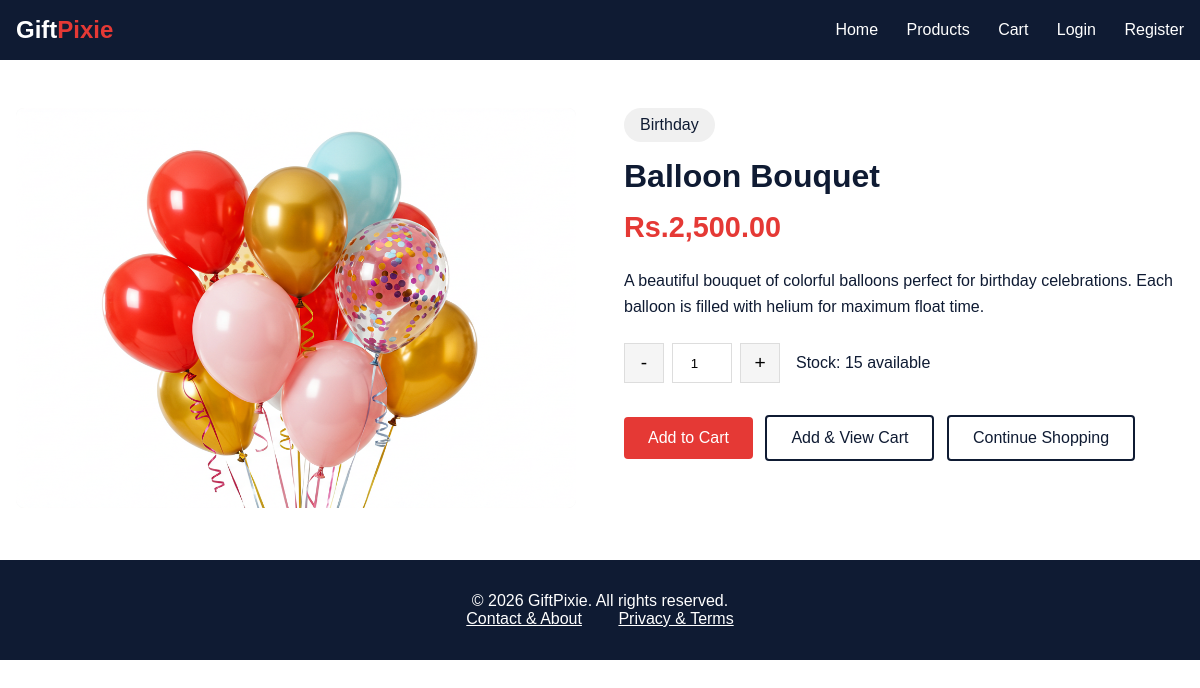
The page /product.php on the database its author committed.
### tables this page shows
CREATE TABLE `products` (
  `id` int(11) NOT NULL,
  `name` varchar(100) NOT NULL,
  `description` text DEFAULT NULL,
  `price` decimal(10,2) NOT NULL,
  `category_id` int(11) DEFAULT NULL,
  `image` varchar(255) DEFAULT 'placeholder.jpg',
  `stock_quantity` int(11) DEFAULT 10,
  `created_at` timestamp NOT NULL DEFAULT current_timestamp()
);

CREATE TABLE `categories` (
  `id` int(11) NOT NULL,
  `name` varchar(50) NOT NULL,
  `description` text DEFAULT NULL
);

### product.php (the view, shortened to what this page needs)
<?php
require_once 'db.php';
$product_id = isset($_GET['id']) ? intval($_GET['id']) : 1;
$product_query = "SELECT p.*, c.name as category_name
                  FROM products p
                  LEFT JOIN categories c ON p.category_id = c.id
                  WHERE p.id = ?";
$stmt = mysqli_prepare($conn, $product_query);
mysqli_stmt_bind_param($stmt, "i", $product_id);
mysqli_stmt_execute($stmt);
$result = mysqli_stmt_get_result($stmt);
$product = mysqli_fetch_assoc($result);
?>
<!DOCTYPE html>
<html lang="en">
<head>
</head>
<body>
    <header class="header">
        <a href="index.php" class="logo">Gift<span>Pixie</span></a>
        <nav class="nav">
            <a href="index.php">Home</a>
            <a href="products.php">Products</a>
            <a href="cart.php">Cart</a>
            <?php if(isset($_SESSION['user_id'])): ?>
                <a href="profile.php">Profile</a>
                <a href="orders.php">Orders</a>
                <a href="logout.php">Logout</a>
                <span class="user-info">Hi, <?php echo isset($_SESSION['username']) ? htmlspecialchars($_SESSION['username']) : 'User'; ?></span>
            <?php else: ?>
                <a href="login.php">Login</a>
                <a href="register.php">Register</a>
            <?php endif; ?>
        </nav>
    </header>
    <div class="container">
        <div class="product-detail">
            <div>
                <?php if(file_exists('images/products/' . $product['image'])): ?>
    <img src="images/products/<?php echo $product['image']; ?>" alt="<?php echo htmlspecialchars($product['name']); ?>" class="product-image">
<?php else: ?>
    <img src="images/placeholder.jpg" alt="Product Image" class="product-image">
<?php endif; ?>
            </div>
            <div>
                <span class="product-category"><?php echo htmlspecialchars($product['category_name']); ?></span>
                <h1 class="product-title"><?php echo htmlspecialchars($product['name']); ?></h1>
                <p class="product-price">Rs.<?php echo number_format($product['price'], 2); ?></p>
                <p class="product-description">
                    <?php echo htmlspecialchars($product['description']); ?>
                </p>
                <form action="add_to_cart.php" method="POST" id="addToCartForm">
                    <div class="quantity-selector">
                        <button type="button" class="quantity-btn" id="decreaseQty">-</button>
                        <input type="number" class="quantity-input" id="quantity" name="quantity" value="1" min="1" max="<?php echo min($product['stock_quantity'], 10); ?>">
                        <button type="button" class="quantity-btn" id="increaseQty">+</button>
                        <span style="margin-left: 1rem;">Stock: <span id="stockQuantity"><?php echo $product['stock_quantity']; ?></span> available</span>
                    </div>
                    <div>
                        <button type="submit" class="btn" id="addToCartBtn">Add to Cart</button>
                        <button type="submit" class="btn btn-outline" onclick="document.getElementById('redirectToCart').value='1';">Add & View Cart</button>
                        <a href="products.php" class="btn btn-outline">Continue Shopping</a>
                    </div>
                </form>
            </div>
        </div>
    </div>
    <footer class="footer">
        <p>&copy; <?php echo date('Y'); ?> GiftPixie. All rights reserved.</p>
        <p>
            <a href="contact_about.php" style="color: white; margin: 0 1rem;">Contact & About</a>
            <a href="privacy_terms.php" style="color: white; margin: 0 1rem;">Privacy & Terms</a>
        </p>
    </footer>
</body>
</html>

### product.php (style rules this page uses)
* { margin: 0; padding: 0; box-sizing: border-box; }
body { font-family: Arial, sans-serif; background-color: white; color: #0F1B33; }
.header { background-color: #0F1B33; color: white; padding: 1rem; display: flex; justify-content: space-between; align-items: center; }
.logo { font-size: 1.5rem; font-weight: bold; color: white; text-decoration: none; }
.logo span { color: #E53935; }
.nav a { color: white; text-decoration: none; margin-left: 1.5rem; }
.btn { display: inline-block; background-color: #E53935; color: white; padding: 0.75rem 1.5rem; text-decoration: none; border-radius: 4px; border: none; cursor: pointer; font-size: 1rem; margin: 0.5rem 0.5rem 0.5rem 0; }
.btn-outline { background-color: white; color: #0F1B33; border: 2px solid #0F1B33; }
.container { max-width: 1200px; margin: 0 auto; padding: 0 1rem; }
.product-detail { display: grid; grid-template-columns: 1fr 1fr; gap: 3rem; margin: 3rem 0; }
.product-image { width: 100%; height: 400px; object-fit: cover; border-radius: 8px; background-color: #f5f5f5; }
.product-title { font-size: 2rem; margin-bottom: 1rem; color: #0F1B33; }
.product-price { color: #E53935; font-size: 1.8rem; font-weight: bold; margin: 1rem 0; }
.product-description { line-height: 1.6; margin: 1.5rem 0; }
.quantity-selector { display: flex; align-items: center; margin: 1.5rem 0; }
.quantity-btn { background-color: #f5f5f5; border: 1px solid #ddd; width: 40px; height: 40px; font-size: 1.2rem; cursor: pointer; }
.quantity-input { width: 60px; height: 40px; text-align: center; border: 1px solid #ddd; margin: 0 0.5rem; }
.footer { background-color: #0F1B33; color: white; text-align: center; padding: 2rem; margin-top: 3rem; }
.product-category { background-color: #f0f0f0; padding: 0.5rem 1rem; border-radius: 20px; display: inline-block; margin-bottom: 1rem; }

### rows shown on the page
products: image (picture), category.name "Birthday", name "Balloon Bouquet", price "2,500.00", description "A beautiful bouquet of colorful balloons perfect for birthday celebrations. Each balloon is filled with helium for maximum float time.", stock_quantity "15"
